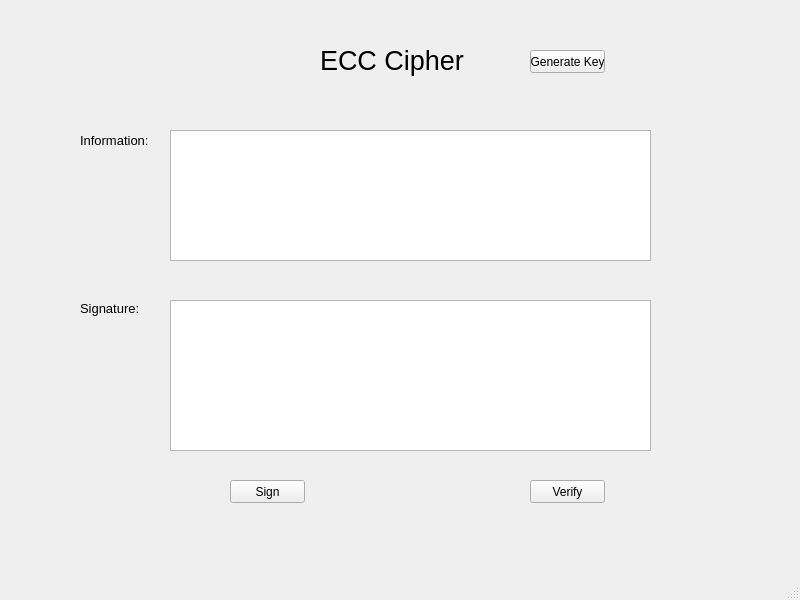
<?xml version="1.0" encoding="UTF-8"?>
<ui version="4.0">
 <class>MainWindow</class>
 <widget class="QMainWindow" name="MainWindow">
  <property name="geometry">
   <rect>
    <x>0</x>
    <y>0</y>
    <width>800</width>
    <height>600</height>
   </rect>
  </property>
  <property name="windowTitle">
   <string>MainWindow</string>
  </property>
  <widget class="QWidget" name="centralwidget">
   <widget class="QPushButton" name="btn_sign">
    <property name="geometry">
     <rect>
      <x>230</x>
      <y>480</y>
      <width>75</width>
      <height>23</height>
     </rect>
    </property>
    <property name="text">
     <string>Sign</string>
    </property>
   </widget>
   <widget class="QLabel" name="information_lbl">
    <property name="geometry">
     <rect>
      <x>80</x>
      <y>130</y>
      <width>71</width>
      <height>21</height>
     </rect>
    </property>
    <property name="font">
     <font>
      <pointsize>10</pointsize>
     </font>
    </property>
    <property name="text">
     <string>Information:</string>
    </property>
   </widget>
   <widget class="QLabel" name="CaesarCipher_lbl">
    <property name="geometry">
     <rect>
      <x>320</x>
      <y>40</y>
      <width>171</width>
      <height>41</height>
     </rect>
    </property>
    <property name="minimumSize">
     <size>
      <width>0</width>
      <height>0</height>
     </size>
    </property>
    <property name="font">
     <font>
      <pointsize>20</pointsize>
     </font>
    </property>
    <property name="text">
     <string>ECC Cipher</string>
    </property>
   </widget>
   <widget class="QPushButton" name="btn_verify">
    <property name="geometry">
     <rect>
      <x>530</x>
      <y>480</y>
      <width>75</width>
      <height>23</height>
     </rect>
    </property>
    <property name="text">
     <string>Verify</string>
    </property>
   </widget>
   <widget class="QTextEdit" name="txt_sign">
    <property name="geometry">
     <rect>
      <x>170</x>
      <y>300</y>
      <width>481</width>
      <height>151</height>
     </rect>
    </property>
   </widget>
   <widget class="QLabel" name="signature_lbl">
    <property name="geometry">
     <rect>
      <x>80</x>
      <y>300</y>
      <width>71</width>
      <height>16</height>
     </rect>
    </property>
    <property name="font">
     <font>
      <pointsize>10</pointsize>
     </font>
    </property>
    <property name="text">
     <string>Signature:</string>
    </property>
   </widget>
   <widget class="QTextEdit" name="txt_info">
    <property name="geometry">
     <rect>
      <x>170</x>
      <y>130</y>
      <width>481</width>
      <height>131</height>
     </rect>
    </property>
   </widget>
   <widget class="QPushButton" name="btn_gen_keys">
    <property name="geometry">
     <rect>
      <x>530</x>
      <y>50</y>
      <width>75</width>
      <height>23</height>
     </rect>
    </property>
    <property name="text">
     <string>Generate Key</string>
    </property>
   </widget>
  </widget>
  <widget class="QMenuBar" name="menubar">
   <property name="geometry">
    <rect>
     <x>0</x>
     <y>0</y>
     <width>800</width>
     <height>21</height>
    </rect>
   </property>
  </widget>
  <widget class="QStatusBar" name="statusbar"/>
 </widget>
 <resources/>
 <connections/>
</ui>
